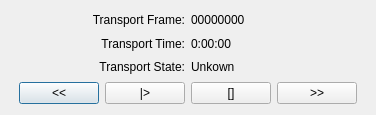
<?xml version="1.0" encoding="UTF-8"?>
<ui version="4.0">
 <class>Dialog</class>
 <widget class="QDialog" name="Dialog">
  <property name="geometry">
   <rect>
    <x>0</x>
    <y>0</y>
    <width>376</width>
    <height>115</height>
   </rect>
  </property>
  <property name="windowTitle">
   <string>QTransport Example</string>
  </property>
  <layout class="QVBoxLayout" name="verticalLayout">
   <item>
    <layout class="QHBoxLayout" name="horizontalLayout_2">
     <item>
      <widget class="QLabel" name="label">
       <property name="text">
        <string>Transport Frame:</string>
       </property>
       <property name="alignment">
        <set>Qt::AlignRight|Qt::AlignTrailing|Qt::AlignVCenter</set>
       </property>
      </widget>
     </item>
     <item>
      <widget class="QLabel" name="l_frame">
       <property name="text">
        <string>00000000</string>
       </property>
      </widget>
     </item>
    </layout>
   </item>
   <item>
    <layout class="QHBoxLayout" name="horizontalLayout_3">
     <item>
      <widget class="QLabel" name="label_2">
       <property name="text">
        <string>Transport Time:</string>
       </property>
       <property name="alignment">
        <set>Qt::AlignRight|Qt::AlignTrailing|Qt::AlignVCenter</set>
       </property>
      </widget>
     </item>
     <item>
      <widget class="QLabel" name="l_time">
       <property name="text">
        <string>0:00:00</string>
       </property>
      </widget>
     </item>
    </layout>
   </item>
   <item>
    <layout class="QHBoxLayout" name="horizontalLayout_4">
     <item>
      <widget class="QLabel" name="label_3">
       <property name="text">
        <string>Transport State:</string>
       </property>
       <property name="alignment">
        <set>Qt::AlignRight|Qt::AlignTrailing|Qt::AlignVCenter</set>
       </property>
      </widget>
     </item>
     <item>
      <widget class="QLabel" name="l_state">
       <property name="text">
        <string>Unkown</string>
       </property>
      </widget>
     </item>
    </layout>
   </item>
   <item>
    <layout class="QHBoxLayout" name="horizontalLayout">
     <item>
      <spacer name="horizontalSpacer_2">
       <property name="orientation">
        <enum>Qt::Horizontal</enum>
       </property>
       <property name="sizeHint" stdset="0">
        <size>
         <width>40</width>
         <height>20</height>
        </size>
       </property>
      </spacer>
     </item>
     <item>
      <widget class="QPushButton" name="b_back">
       <property name="text">
        <string>&lt;&lt;</string>
       </property>
       <property name="autoRepeat">
        <bool>true</bool>
       </property>
      </widget>
     </item>
     <item>
      <widget class="QPushButton" name="b_play">
       <property name="text">
        <string>|&gt;</string>
       </property>
       <property name="checkable">
        <bool>true</bool>
       </property>
      </widget>
     </item>
     <item>
      <widget class="QPushButton" name="b_stop">
       <property name="text">
        <string>[]</string>
       </property>
      </widget>
     </item>
     <item>
      <widget class="QPushButton" name="b_forward">
       <property name="text">
        <string>&gt;&gt;</string>
       </property>
       <property name="autoRepeat">
        <bool>true</bool>
       </property>
      </widget>
     </item>
     <item>
      <spacer name="horizontalSpacer">
       <property name="orientation">
        <enum>Qt::Horizontal</enum>
       </property>
       <property name="sizeHint" stdset="0">
        <size>
         <width>40</width>
         <height>20</height>
        </size>
       </property>
      </spacer>
     </item>
    </layout>
   </item>
  </layout>
 </widget>
 <resources/>
 <connections/>
</ui>
